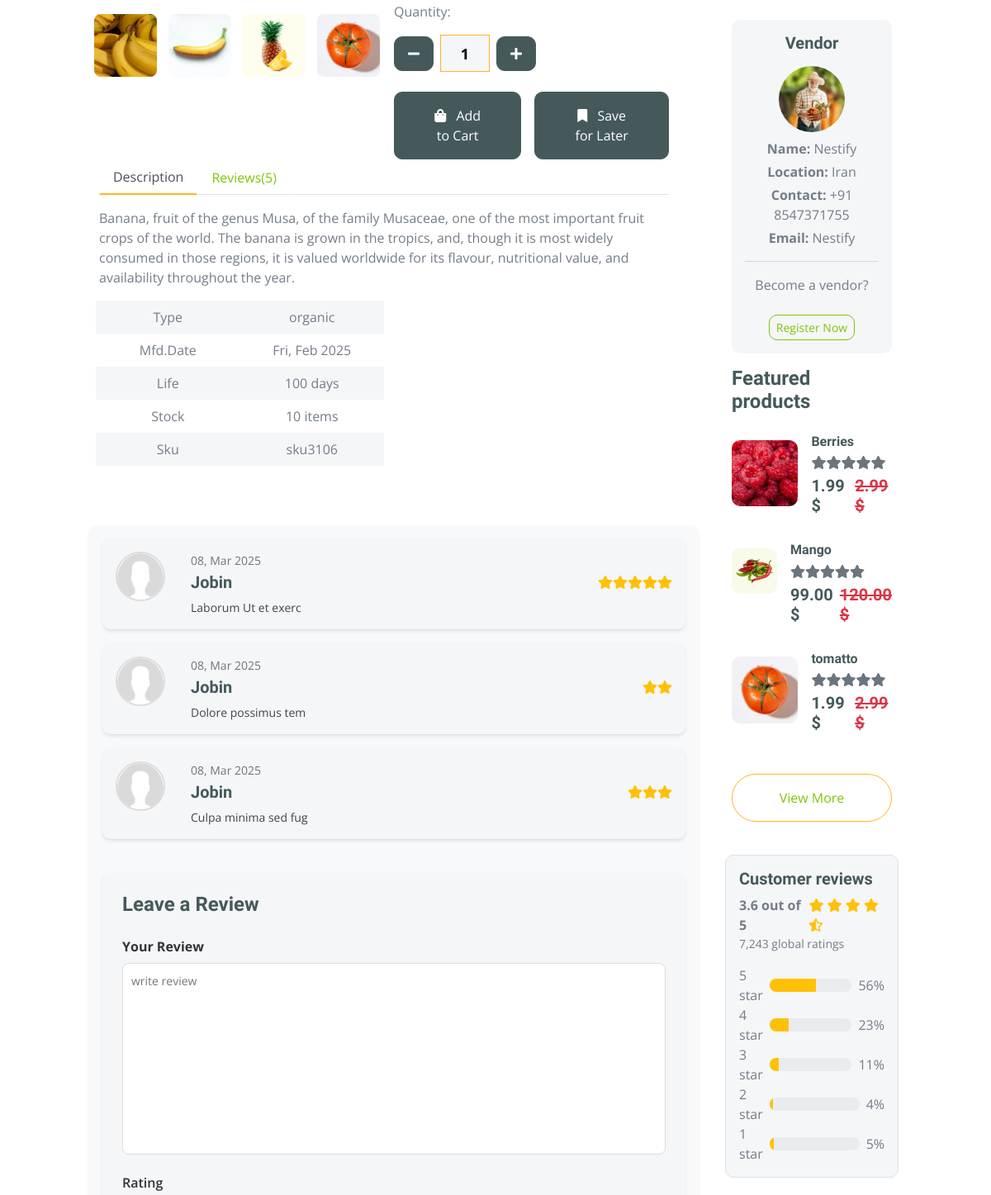
Page /product/venb4e4ca46hh/ (signed in, middle part) on the earlier database version.
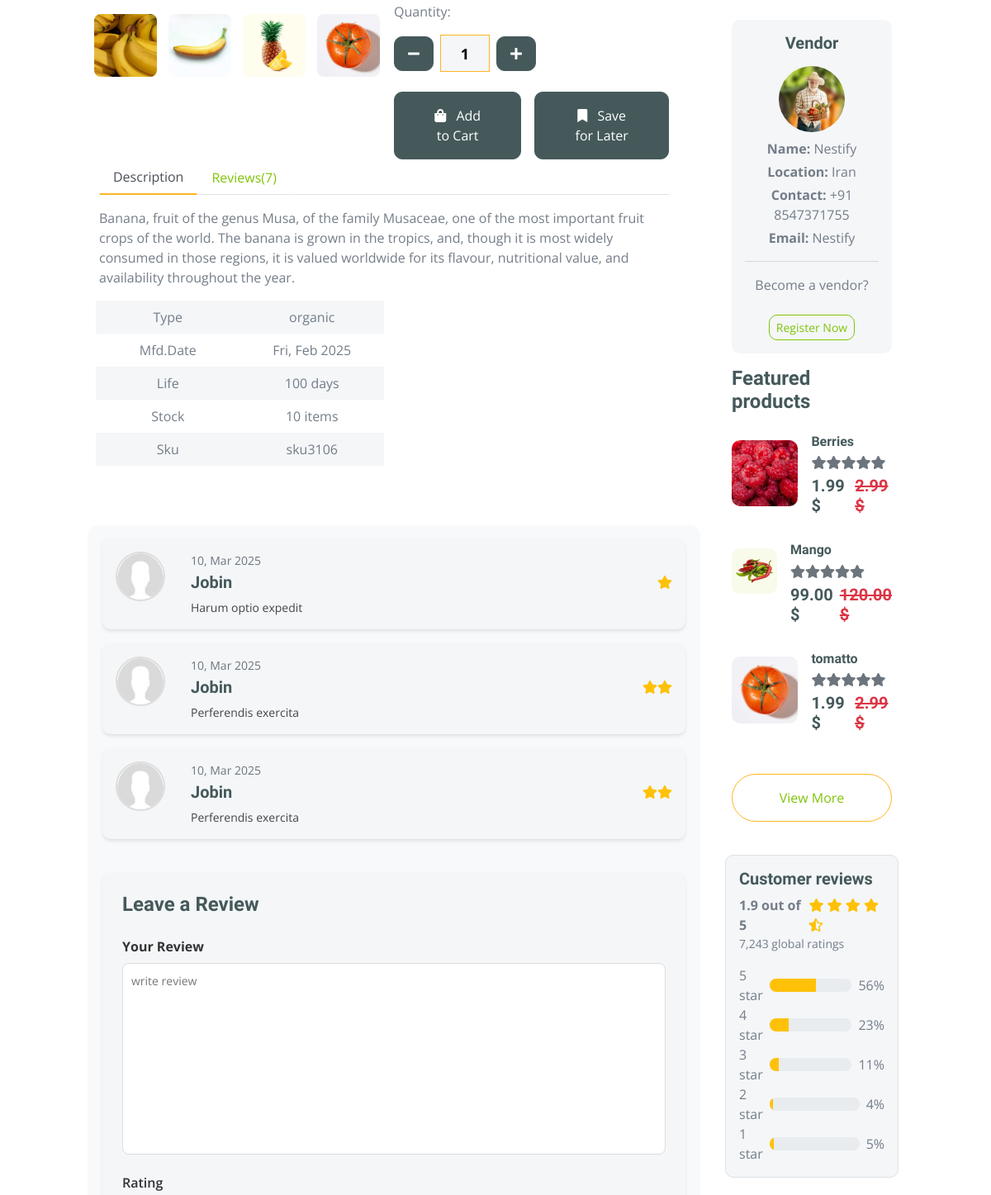
Same page on the later database version.
### Grocery/models.py (models this page shows, shortened)
class ProductImages(models.Model):
    image = models.ImageField(upload_to="Product-Images", default='product.jpg')
    product = models.ForeignKey('Product', on_delete=models.SET_NULL, null=True, blank=True, related_name='p_images')
    date = models.DateTimeField(auto_now_add=True)
    class Meta:
        verbose_name_plural = "Products-Images"

class ProductReview(models.Model):
    RATING = [
        (1, "⭐"),
        (2, "⭐⭐"),
        (3, "⭐⭐⭐"),
        (4, "⭐⭐⭐⭐"),
        (5, "⭐⭐⭐⭐⭐"),
    ]
    user = models.ForeignKey(User, on_delete=models.SET_NULL, null=True)
    product = models.ForeignKey(Product, on_delete=models.SET_NULL, null=True, related_name="reviews")
    review = models.TextField()
    ratings = models.IntegerField(choices=RATING, null=True, blank=True)
    date = models.DateTimeField(auto_now_add=True)
    class Meta:
        verbose_name_plural = "product reviews"

class Product(models.Model):
    pid = ShortUUIDField(unique=True, length=10, max_length=20, prefix='ven', alphabet="abcdefgh123456")
    user = models.ForeignKey(User, on_delete=models.SET_NULL, null=True, related_name="user_products")
    category = models.ForeignKey(Category, on_delete=models.SET_NULL, null=True, related_name="category")
    vendor = models.ForeignKey(Vendor, on_delete=models.SET_NULL, null=True, related_name="products_vendor")
    title = models.CharField(max_length=100, default="fresh pear")
    image = models.ImageField(upload_to=user_directory_path, default='product.jpg')
    description = models.TextField(null=True, blank=True, default="this is the product")
    price = models.DecimalField(max_digits=10, decimal_places=2, default="1.99")
    old_price = models.DecimalField(max_digits=10, decimal_places=2, default="2.99")
    Specification = models.TextField(null=True, blank=True)
    type = models.CharField(max_length=100, default="organic", null=True, blank=True)
    stock_count = models.CharField(max_length=100, default="10", null=True, blank=True)
    mfd = models.DateTimeField(auto_now_add=False, null=True, blank=True)
    life = models.CharField(max_length=100, default="100 days", null=True, blank=True)
    tags = TaggableManager( blank=True)
    product_status = models.CharField(choices=STATUS, max_length=10, default="in_review")
    status = models.BooleanField(default=True)
    in_stock = models.BooleanField(default=True)
    featured = models.BooleanField(default=False)
    digital = models.BooleanField(default=False)
    sku = ShortUUIDField(unique=True, length=4, max_length=20, prefix='sku', alphabet="1234567890")
    date = models.DateTimeField(null=True, blank=True)
    class Meta:
        verbose_name_plural = "Products"

### userauths/models.py (models this page shows, shortened)
class User(AbstractUser):
    email = models.EmailField(unique=True)
    username = models.CharField(max_length=100)
    Bio = models.CharField(max_length=10000)
    USERNAME_FIELD = "email"
    REQUIRED_FIELDS = ['username']

### Grocery/views.py (the view)
# urls.py: path("product/<pid>/", product_detail_view, name="product-details-list"),
def product_detail_view(request, pid):
    product = Product.objects.get(pid=pid)
    products = Product.objects.filter(category= product.category).exclude(pid=pid)
    p_image = product.p_images.all()
    reviews  =  ProductReview.objects.filter(product=product).order_by("-date")
    review_form = ProductReviewForm()
    make_review = True
    if request.user.is_authenticated:
        user_review_count = ProductReview.objects.filter(user = request.user,product=product).count()
        if user_review_count > 0:
            make_review = False
    average_rating = ProductReview.objects.filter(product=product).aggregate(rating = Avg('ratings'))
    context ={
        "product":product,
        "p_image":p_image,
        "products":products,
        "make_review" : make_review,
        "reviews": reviews,
        "review_form":review_form,
        "average_rating":average_rating,
    }
    return render(request, 'Grocery/product-details.html', context)

### Grocery/forms.py
class ProductReviewForm(forms.ModelForm):
    review = forms.CharField(widget=forms.Textarea(attrs={'placeholder' :"write review"}))
    class Meta:
        model = ProductReview
        fields =['review', 'ratings']

### Grocery/context_processor.py (called while the page is built)
def default(request):
    categories = Category.objects.all()
    address = None  # Default value in case of anonymous user
    if request.user.is_authenticated:  # Ensure user is logged in
        address = ADDRESS.objects.filter(user=request.user)
    return {
        "categories": categories,
        "address": address,
    }

### Grocery/models.py (called while the page is built)
    def __str__(self):
        return self.title

### templates/Grocery/product-details.html (shortened to what the changed rows need)
{% extends 'partial/base.html' %}
{% load static %}
{% block body %}
        <div class="container-fluid py-5 mt-5">
            <div class="py-5">
                <div class="row g-4 mb-5">
                    <div class="col-lg-8 col-xl-9">
                        <div class="row g-4">
                            <div class="row">
                            <div class="col-lg-6">
                            <div class="thumbnail-container d-flex mt-3">
                                {% for p in p_image %}
                                    <a href="#" onclick="changeImage('{{ p.image.url }}'); return false;">
                                        <img src="{{ p.image.url }}" class="thumbnail rounded" alt="Thumbnail {{ forloop.counter }}">
                                    </a>
                                {% endfor %}
                            </div>
                            </div>
                            <div class="col-lg-12">
                                <nav>
                                    <div class="nav nav-tabs mb-3">
                                        <button class="nav-link active border-white border-bottom-0" type="button" role="tab"
                                            id="nav-about-tab" data-bs-toggle="tab" data-bs-target="#nav-about"
                                            aria-controls="nav-about" aria-selected="true">Description</button>
                                        <button class="nav-link border-white border-bottom-0" type="button" role="tab"
                                            id="nav-mission-tab" data-bs-toggle="tab" data-bs-target="#nav-mission"
                                            aria-controls="nav-mission" aria-selected="false">Reviews({{reviews.count}})</button>
                                    </div>
                                </nav>
                            </div>
                            </div>
                            {% if request.user.is_authenticated %}
                            {% if make_review == False %}
                            <div class="comment-box p-3 rounded shadow-sm" style="background-color: #f8f9fa; border-radius: 12px;">
                                <div class="tab-pane" id="nav-mission" role="tabpanel" aria-labelledby="nav-mission-tab">
                                    <div id="reviews">
                                    {% for r in reviews|slice:":3" %}
                                            <div class="review-container d-flex align-items-start p-3 border-bottom bg-light rounded shadow-sm mb-3">
                                        <img src="{% static 'img/avatar.jpg' %}" class="img-fluid rounded-circle me-3" style="width: 60px; height: 60px;" alt="User Avatar">
                                        <div class="flex-grow-1 review-text">
                                            <p class="mb-1 text-muted" style="font-size: 14px;">{{ r.date|date:"d, M Y" }}</p>
                                            <div class="d-flex justify-content-between align-items-center">
                                                <h5 class="mb-0">{{ r.user.username|title }}</h5>
                                                <div class="d-flex">
                                                    {% for _ in r.ratings|rjust:r.ratings %}
                                                        <i class="fas fa-star text-warning"></i>
                                                    {% endfor %}
                                                </div>
                                            </div>
                                            <p class="mt-2 review-text">{{ r.review }}</p>
                                        </div>
                                    </div>
                                    {% empty %}
                                        <p class="text-muted text-center">No reviews yet. Be the first to leave one!</p>
                                    {% endfor %}
                                        </div>
                                </div>
                                <br>
                            </div>
                            {% endif %}
                            {% endif %}
                        </div>
                    </div>
                    <div class="col-lg-4 col-xl-3" >
                        <div class="row g-3" style="margin-left:20px">
                            <div class="col-lg-12">
                                {% for product in products|slice:":5"  %}
                                <div class="d-flex align-items-center justify-content-start mb-3">
                                    <div class="rounded" style="width: 100px; height: 100px;">
                                        <img src="{{ product.image.url }}" class="img-fluid rounded" alt="{{ product.name }}">
                                    </div>
                                    <div class="ms-3">
                                        <h6 class="mb-2">{{ product.title }}</h6>
                                        <div class="d-flex mb-2">
                                            {% for _ in "12345"|make_list %}
                                                <i class="fa fa-star {% if forloop.counter <= product.rating %}text-secondary{% else %}text-muted{% endif %}"></i>
                                            {% endfor %}
                                        </div>
                                        <div class="d-flex mb-2">
                                            <h5 class="fw-bold me-2">{{ product.price }} $</h5>
                                            <h5 class="text-danger text-decoration-line-through">{{ product.old_price }} $</h5>
                                        </div>
                                    </div>
                                </div>
                                {% endfor %}
                            </div>
                            <div class="customer-reviews w-100 p-3 border rounded bg-light">
                                    <div class="d-flex align-items-center">
                                        <span class="fw-bold">{{average_rating.rating|floatformat:1}} out of 5</span>
                                        <div class="ms-2">
                                            <i class="fa fa-star text-warning"></i>
                                            <i class="fa fa-star text-warning"></i>
                                            <i class="fa fa-star text-warning"></i>
                                            <i class="fa fa-star text-warning"></i>
                                            <i class="fa fa-star-half-alt text-warning"></i>
                                        </div>
                                    </div>
                            </div>
                            </div>
                        </div>
                    </div>
                </div>
        </div>
{% endblock %}

Differences in the rows shown:
removed ProductReview: date "08, Mar 2025", user.username "Jobin", ratings 5 (drawn), review "Laborum Ut et exerc"
removed ProductReview: date "08, Mar 2025", user.username "Jobin", ratings 2 (drawn), review "Dolore possimus tem"
removed ProductReview: date "08, Mar 2025", user.username "Jobin", ratings 3 (drawn), review "Culpa minima sed fug"
added ProductReview: date "10, Mar 2025", user.username "Jobin", ratings 1 (drawn), review "Harum optio expedit"
added ProductReview: date "10, Mar 2025", user.username "Jobin", ratings 2 (drawn), review "Perferendis exercita"
added ProductReview: date "10, Mar 2025", user.username "Jobin", ratings 2 (drawn), review "Perferendis exercita"
Other differences:
{{ reviews.count }}: "5" → "7"
{{ average_rating.rating|floatformat:1 }}: "3.6" → "1.9"
